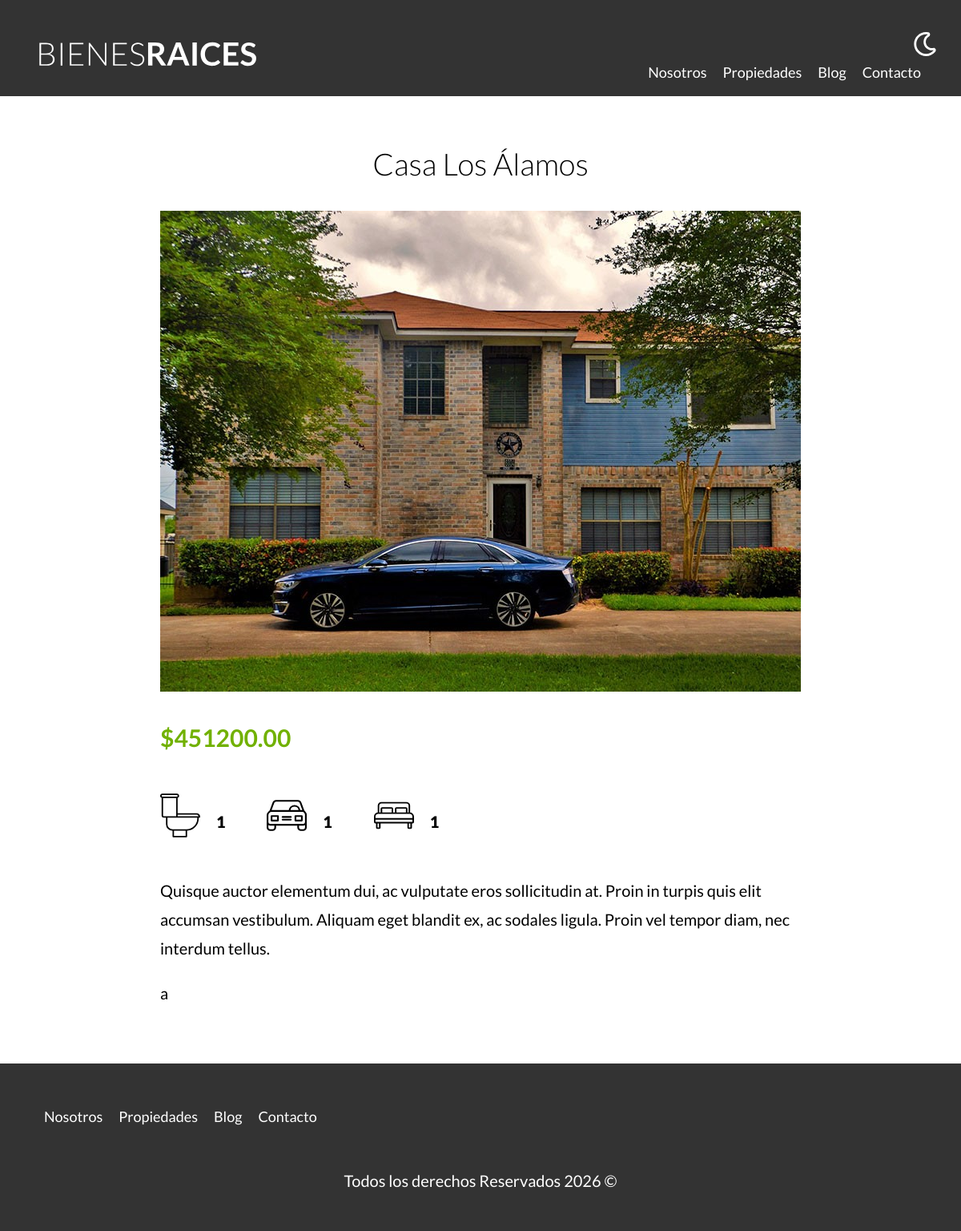
Page /propiedad?id=35 on the committed database.
### tables this page shows
CREATE TABLE `propiedades` (
  `id` int NOT NULL AUTO_INCREMENT,
  `titulo` varchar(60) DEFAULT NULL,
  `precio` decimal(10,2) DEFAULT NULL,
  `imagen` varchar(200) DEFAULT NULL,
  `descripcion` longtext,
  `habitaciones` int DEFAULT NULL,
  `wc` int DEFAULT NULL,
  `estacionamiento` int DEFAULT NULL,
  `creado` date DEFAULT NULL,
  `vendedorId` int DEFAULT NULL,
  PRIMARY KEY (`id`),
  KEY `vendedorId_idx` (`vendedorId`),
  CONSTRAINT `vendedorId` FOREIGN KEY (`vendedorId`) REFERENCES `vendedores` (`id`)
);

### controllers/PaginasController.php (called while the page is built, shortened)
<?php
class PaginasController {
    public static function propiedad(Router $router) {
        $id = validarRedireccionar('/propiedades');
        $propiedad = Propiedad::find($id);
        $router->render('paginas/propiedad', [
            'propiedad' => $propiedad
        ]);
    }
}

### public/index.php (called while the page is built, shortened)
<?php
$router = new Router();
$router->get('/admin', [PropiedadController::class, 'index']);
$router->get('/propiedades/crear',  [PropiedadController::class, 'crear']);
$router->post('/propiedades/crear',  [PropiedadController::class, 'crear']);
$router->get('/propiedades/actualizar', [PropiedadController::class, 'actualizar']);
$router->post('/propiedades/actualizar', [PropiedadController::class, 'actualizar']);
$router->post('/propiedades/eliminar', [PropiedadController::class, 'eliminar']);
$router->get('/vendedores/crear',  [VendedorController::class, 'crear']);
$router->post('/vendedores/crear',  [VendedorController::class, 'crear']);
$router->get('/vendedores/actualizar', [VendedorController::class, 'actualizar']);
$router->post('/vendedores/actualizar', [VendedorController::class, 'actualizar']);
$router->post('/vendedores/eliminar', [VendedorController::class, 'eliminar']);
$router->get('/', [PaginasController::class, 'index']);
$router->get('/nosotros', [PaginasController::class, 'nosotros']);
$router->get('/propiedades', [PaginasController::class, 'propiedades']);
$router->get('/propiedad', [PaginasController::class, 'propiedad']);
$router->get('/blog', [PaginasController::class, 'blog']);
$router->get('/entrada', [PaginasController::class, 'entrada']);
$router->get('/contacto', [PaginasController::class, 'contacto']);
$router->post('/contacto', [PaginasController::class, 'contacto']);
$router->get('/login', [LoginController::class, 'login']);
$router->post('/login', [LoginController::class, 'login']);
$router->get('/logout', [LoginController::class, 'logout']);
$router->comprobarRutas();

### includes/funciones.php (called while the page is built, shortened)
<?php
function validarRedireccionar(string $url) {
    $id = $_GET['id'];
    $id = filter_var($id, FILTER_VALIDATE_INT);
    return $id;
}

### models/activeRecord.php (called while the page is built, shortened)
<?php
class ActiveRecord {
    protected static $db;
    PROTECTED STATIC $tabla = '';
    public static function setDB($database) {
        self::$db = $database;
    }
    public static function find($id) {
         $query = "SELECT * FROM " . static::$tabla . " WHERE id = $id";
         $resultado = self::consultarSQL($query);
         return array_shift($resultado);
    }
    public static function consultarSQL($query) {
        $resultado = self::$db->query($query);
        $array = [];
        while($registro = $resultado->fetch_assoc()) {
            $array[] = static::crearObjeto($registro);
        }
        return $array;
    }
    protected static function crearObjeto($registro) {
        $objeto = new static;
        foreach($registro as $key => $value){
            if(property_exists($objeto, $key)){
                $objeto->$key = $value;
            }
        }
        return $objeto;
    }
}

### views/paginas/propiedad.php (the view)
<main class="contenedor seccion contenido-centrado">
        <h1 data-cy="titulo-propiedad"><?php echo $propiedad->titulo; ?></h1>
        <picture>
            <img loading="lazy" src="/imagenes/<?php echo $propiedad->imagen; ?>" alt="casa en venta">
        </picture>
        <div class="resumen-propiedad">
            <p class="precio">$<?php echo $propiedad->precio; ?></p>
            <ul class="iconos-caracteristicas">
                <li>
                    <img class="iconos" loading="lazy" src="/build/img/icono_wc.svg" alt="icono wc">
                    <p> <?php echo $propiedad->wc; ?></p>
                </li>
                <li>
                    <img class="iconos" loading="lazy" src="/build/img/icono_estacionamiento.svg" alt="icono estacionamiento">
                    <p><?php echo $propiedad->estacionamiento; ?></p>
                </li>
                <li>
                    <img class="iconos" loading="lazy" src="/build/img/icono_dormitorio.svg" alt="icono habitaciones">
                    <p><?php echo $propiedad->habitaciones; ?></p>
                </li>
            </ul>
            <p>
                <?php echo $propiedad->descripcion; ?>
            </p>
            <p>
                a
            </p>
        </div>
</main>

### public/build/css/app.css (style rules this page uses)
html { line-height:1.15;-webkit-text-size-adjust:100% }
body { margin:0 }
main { display:block }
h1 { font-size:2em;margin:.67em 0 }
img { border-style:none }
html { font-size:62.5%;box-sizing:border-box }
*,:after,:before { box-sizing:inherit }
body { font-family:Lato,sans-serif;font-size:1.6rem;line-height:1.8 }
p { color:#000;font-size:2rem }
.contenedor { width:95%;max-width:120rem;margin:0 auto }
img,picture { width:100%;display:block }
h1,h2,h3 { font-family:Lato,sans-serif;margin:2.5rem 0;font-weight:300;text-align:center }
h1 { font-size:3.8rem }
body,html { min-height:100vh;margin:0 }
body { display:flex;flex-direction:column }
.seccion { margin-top:2.5rem;margin-bottom:2.5rem }
.contenido-centrado { max-width:80rem }
.precio { color:#71b100;font-weight:700;font-size:3rem }
.iconos-caracteristicas { max-width:40rem;display:flex;list-style:none;padding:0;flex-wrap:wrap }
.iconos-caracteristicas li { flex:1;display:flex }
.iconos-caracteristicas li img { flex:0 0 5rem;margin-right:1rem;margin-bottom:1.5rem }
.iconos-caracteristicas li p { font-weight:900;padding:1rem;margin-right:1.5rem }

### rows in the picture
propiedades: titulo "Casa Los Álamos", imagen (picture), precio "451200.00", wc "1", estacionamiento "1", habitaciones "1", descripcion "Quisque auctor elementum dui, ac vulputate eros sollicitudin at. Proin in turpis quis elit accumsan vestibulum. Aliquam eget blandit ex, ac sodales ligula. Proin vel tempor diam, nec interdum tellus."
